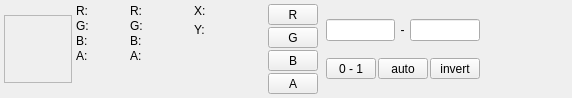
<?xml version="1.0" encoding="UTF-8"?>
<ui version="4.0">
 <class>TextureInfoBar</class>
 <widget class="QWidget" name="TextureInfoBar">
  <property name="geometry">
   <rect>
    <x>0</x>
    <y>0</y>
    <width>572</width>
    <height>94</height>
   </rect>
  </property>
  <layout class="QHBoxLayout" name="horizontalLayout">
   <property name="spacing">
    <number>4</number>
   </property>
   <property name="leftMargin">
    <number>4</number>
   </property>
   <property name="topMargin">
    <number>4</number>
   </property>
   <property name="rightMargin">
    <number>4</number>
   </property>
   <property name="bottomMargin">
    <number>4</number>
   </property>
   <item>
    <widget class="QFrame" name="colorFrame">
     <property name="minimumSize">
      <size>
       <width>68</width>
       <height>68</height>
      </size>
     </property>
     <property name="maximumSize">
      <size>
       <width>68</width>
       <height>68</height>
      </size>
     </property>
     <property name="frameShape">
      <enum>QFrame::StyledPanel</enum>
     </property>
     <property name="frameShadow">
      <enum>QFrame::Raised</enum>
     </property>
     <layout class="QHBoxLayout" name="horizontalLayout_2">
      <property name="leftMargin">
       <number>0</number>
      </property>
      <property name="topMargin">
       <number>0</number>
      </property>
      <property name="rightMargin">
       <number>0</number>
      </property>
      <property name="bottomMargin">
       <number>0</number>
      </property>
      <item>
       <widget class="QFrame" name="color"/>
      </item>
     </layout>
    </widget>
   </item>
   <item>
    <layout class="QVBoxLayout" name="verticalLayout_4">
     <property name="spacing">
      <number>1</number>
     </property>
     <item>
      <widget class="QLabel" name="pickerColorRE">
       <property name="minimumSize">
        <size>
         <width>50</width>
         <height>0</height>
        </size>
       </property>
       <property name="text">
        <string>R:</string>
       </property>
      </widget>
     </item>
     <item>
      <widget class="QLabel" name="pickerColorGE">
       <property name="text">
        <string>G:</string>
       </property>
      </widget>
     </item>
     <item>
      <widget class="QLabel" name="pickerColorBE">
       <property name="text">
        <string>B:</string>
       </property>
      </widget>
     </item>
     <item>
      <widget class="QLabel" name="pickerColorAE">
       <property name="text">
        <string>A:</string>
       </property>
      </widget>
     </item>
     <item>
      <spacer name="verticalSpacer_4">
       <property name="orientation">
        <enum>Qt::Vertical</enum>
       </property>
       <property name="sizeHint" stdset="0">
        <size>
         <width>20</width>
         <height>40</height>
        </size>
       </property>
      </spacer>
     </item>
    </layout>
   </item>
   <item>
    <layout class="QVBoxLayout" name="verticalLayout_3">
     <property name="spacing">
      <number>1</number>
     </property>
     <item>
      <widget class="QLabel" name="pickerColorR">
       <property name="minimumSize">
        <size>
         <width>60</width>
         <height>0</height>
        </size>
       </property>
       <property name="text">
        <string>R:</string>
       </property>
      </widget>
     </item>
     <item>
      <widget class="QLabel" name="pickerColorG">
       <property name="text">
        <string>G:</string>
       </property>
      </widget>
     </item>
     <item>
      <widget class="QLabel" name="pickerColorB">
       <property name="text">
        <string>B:</string>
       </property>
      </widget>
     </item>
     <item>
      <widget class="QLabel" name="pickerColorA">
       <property name="text">
        <string>A:</string>
       </property>
      </widget>
     </item>
     <item>
      <spacer name="verticalSpacer_2">
       <property name="orientation">
        <enum>Qt::Vertical</enum>
       </property>
       <property name="sizeHint" stdset="0">
        <size>
         <width>20</width>
         <height>40</height>
        </size>
       </property>
      </spacer>
     </item>
    </layout>
   </item>
   <item>
    <layout class="QVBoxLayout" name="verticalLayout">
     <property name="spacing">
      <number>5</number>
     </property>
     <item>
      <widget class="QLabel" name="mousePositionX">
       <property name="minimumSize">
        <size>
         <width>70</width>
         <height>0</height>
        </size>
       </property>
       <property name="text">
        <string>X:</string>
       </property>
      </widget>
     </item>
     <item>
      <widget class="QLabel" name="mousePositionY">
       <property name="text">
        <string>Y:</string>
       </property>
      </widget>
     </item>
     <item>
      <spacer name="verticalSpacer">
       <property name="orientation">
        <enum>Qt::Vertical</enum>
       </property>
       <property name="sizeHint" stdset="0">
        <size>
         <width>20</width>
         <height>40</height>
        </size>
       </property>
      </spacer>
     </item>
    </layout>
   </item>
   <item>
    <layout class="QVBoxLayout" name="verticalLayout_6">
     <property name="spacing">
      <number>2</number>
     </property>
     <item>
      <widget class="QToolButton" name="buttonColorR">
       <property name="minimumSize">
        <size>
         <width>50</width>
         <height>0</height>
        </size>
       </property>
       <property name="text">
        <string>R</string>
       </property>
       <property name="checkable">
        <bool>true</bool>
       </property>
      </widget>
     </item>
     <item>
      <widget class="QToolButton" name="buttonColorG">
       <property name="minimumSize">
        <size>
         <width>50</width>
         <height>0</height>
        </size>
       </property>
       <property name="text">
        <string>G</string>
       </property>
       <property name="checkable">
        <bool>true</bool>
       </property>
      </widget>
     </item>
     <item>
      <widget class="QToolButton" name="buttonColorB">
       <property name="minimumSize">
        <size>
         <width>50</width>
         <height>0</height>
        </size>
       </property>
       <property name="text">
        <string>B</string>
       </property>
       <property name="checkable">
        <bool>true</bool>
       </property>
      </widget>
     </item>
     <item>
      <widget class="QToolButton" name="buttonColorA">
       <property name="minimumSize">
        <size>
         <width>50</width>
         <height>0</height>
        </size>
       </property>
       <property name="text">
        <string>A</string>
       </property>
       <property name="checkable">
        <bool>true</bool>
       </property>
      </widget>
     </item>
     <item>
      <spacer name="verticalSpacer_5">
       <property name="orientation">
        <enum>Qt::Vertical</enum>
       </property>
       <property name="sizeHint" stdset="0">
        <size>
         <width>20</width>
         <height>40</height>
        </size>
       </property>
      </spacer>
     </item>
    </layout>
   </item>
   <item>
    <layout class="QVBoxLayout" name="verticalLayout_5">
     <property name="spacing">
      <number>2</number>
     </property>
     <property name="leftMargin">
      <number>4</number>
     </property>
     <property name="rightMargin">
      <number>4</number>
     </property>
     <item>
      <layout class="QHBoxLayout" name="horizontalLayout_3">
       <item>
        <widget class="ExpressionLineEdit" name="minimum">
         <property name="maximumSize">
          <size>
           <width>70</width>
           <height>16777215</height>
          </size>
         </property>
        </widget>
       </item>
       <item>
        <widget class="QLabel" name="labelMaximum">
         <property name="text">
          <string> - </string>
         </property>
         <property name="alignment">
          <set>Qt::AlignRight|Qt::AlignTrailing|Qt::AlignVCenter</set>
         </property>
        </widget>
       </item>
       <item>
        <widget class="ExpressionLineEdit" name="maximum">
         <property name="maximumSize">
          <size>
           <width>70</width>
           <height>16777215</height>
          </size>
         </property>
        </widget>
       </item>
      </layout>
     </item>
     <item>
      <layout class="QHBoxLayout" name="horizontalLayout_5">
       <item>
        <widget class="QToolButton" name="buttonResetRange">
         <property name="minimumSize">
          <size>
           <width>50</width>
           <height>0</height>
          </size>
         </property>
         <property name="text">
          <string>0 - 1</string>
         </property>
        </widget>
       </item>
       <item>
        <widget class="QToolButton" name="buttonAutoRange">
         <property name="minimumSize">
          <size>
           <width>50</width>
           <height>0</height>
          </size>
         </property>
         <property name="text">
          <string>auto</string>
         </property>
        </widget>
       </item>
       <item>
        <widget class="QToolButton" name="buttonInvertRange">
         <property name="minimumSize">
          <size>
           <width>50</width>
           <height>0</height>
          </size>
         </property>
         <property name="text">
          <string>invert</string>
         </property>
        </widget>
       </item>
      </layout>
     </item>
    </layout>
   </item>
   <item>
    <spacer name="horizontalSpacer">
     <property name="orientation">
      <enum>Qt::Horizontal</enum>
     </property>
     <property name="sizeHint" stdset="0">
      <size>
       <width>81</width>
       <height>17</height>
      </size>
     </property>
    </spacer>
   </item>
   <item>
    <layout class="QVBoxLayout" name="verticalLayout_2">
     <property name="topMargin">
      <number>8</number>
     </property>
     <property name="rightMargin">
      <number>4</number>
     </property>
     <item>
      <widget class="QPushButton" name="buttonClose">
       <property name="maximumSize">
        <size>
         <width>16</width>
         <height>16</height>
        </size>
       </property>
       <property name="icon">
        <iconset>
         <normaloff>:/images/16x16/window-close.png</normaloff>:/images/16x16/window-close.png</iconset>
       </property>
       <property name="flat">
        <bool>true</bool>
       </property>
      </widget>
     </item>
     <item>
      <spacer name="verticalSpacer_3">
       <property name="orientation">
        <enum>Qt::Vertical</enum>
       </property>
       <property name="sizeHint" stdset="0">
        <size>
         <width>20</width>
         <height>40</height>
        </size>
       </property>
      </spacer>
     </item>
    </layout>
   </item>
  </layout>
 </widget>
 <customwidgets>
  <customwidget>
   <class>ExpressionLineEdit</class>
   <extends>QLineEdit</extends>
   <header>session/ExpressionLineEdit.h</header>
  </customwidget>
 </customwidgets>
 <resources>
  <include location="../resources.qrc"/>
  <include location="../resources.qrc"/>
 </resources>
 <connections/>
</ui>
